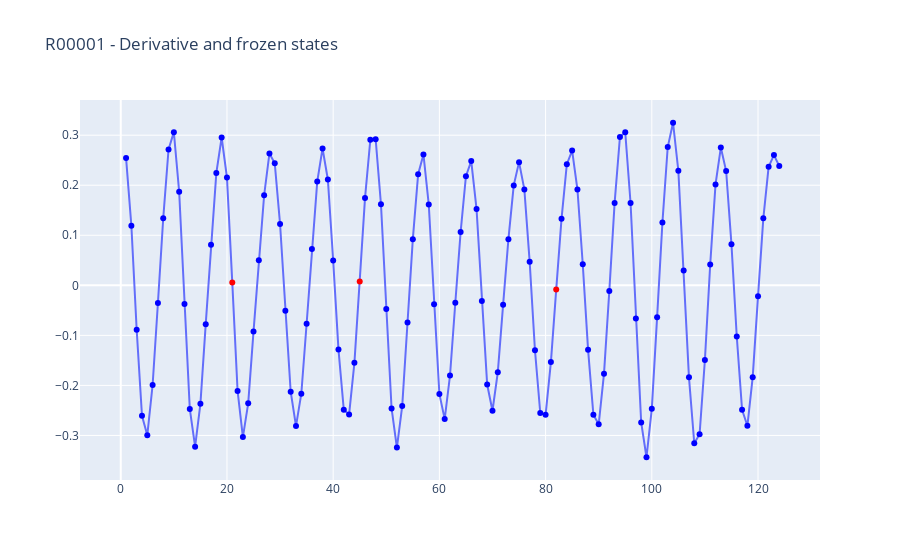

Notebook source saved alongside this figure:
### Code cell
import plotly.graph_objects as go

fig = go.Figure()
fig.add_trace(go.Scatter(x=data_pivot['frame'], y=data_pivot['dist_derivative'], mode='markers+lines', 
                         marker_color=data_pivot['frozen_state'].map({True: 'red', False: 'blue'})))

fig.update_layout(title=f'{participant.replace(".avi", "")} - Derivative and frozen states').show()

### Figure 1 — Plotly figure (JSON) as saved in the notebook; plotly's stock layout.template omitted (floating-point values rounded to 4 significant figures)
{"data": [{"marker": {"color": ["blue", "blue", "blue", "blue", "blue", "blue", "blue", "blue", "blue", "blue", "blue", "blue", "blue", "blue", "blue", "blue", "blue", "blue", "blue", "blue", "blue", "red", "blue", "blue", "blue", "blue", "blue", "blue", "blue", "blue", "blue", "blue", "blue", "blue", "blue", "blue", "blue", "blue", "blue", "blue", "blue", "blue", "blue", "blue", "blue", "red", "blue", "blue", "blue", "blue", "blue", "blue", "blue", "blue", "blue", "blue", "blue", "blue", "blue", "blue", "blue", "blue", "blue", "blue", "blue", "blue", "blue", "blue", "blue", "blue", "blue", "blue", "blue", "blue", "blue", "blue", "blue", "blue", "blue", "blue", "blue", "blue", "red", "blue", "blue", "blue", "blue", "blue", "blue", "blue", "blue", "blue", "blue", "blue", "blue", "blue", "blue", "blue", "blue", "blue", "blue", "blue", "blue", "blue", "blue", "blue", "blue", "blue", "blue", "blue", "blue", "blue", "blue", "blue", "blue", "blue", "blue", "blue", "blue", "blue", "blue", "blue", "blue", "blue", "blue"]}, "mode": "markers+lines", "type": "scatter", "x": [0, 1, 2, 3, 4, 5, 6, 7, 8, 9, 10, 11, 12, 13, 14, 15, 16, 17, 18, 19, 20, 21, 22, 23, 24, 25, 26, 27, 28, 29, 30, 31, 32, 33, 34, 35, 36, 37, 38, 39, 40, 41, 42, 43, 44, 45, 46, 47, 48, 49, 50, 51, 52, 53, 54, 55, 56, 57, 58, 59, 60, 61, 62, 63, 64, 65, 66, 67, 68, 69, 70, 71, 72, 73, 74, 75, 76, 77, 78, 79, 80, 81, 82, 83, 84, 85, 86, 87, 88, 89, 90, 91, 92, 93, 94, 95, 96, 97, 98, 99, 100, 101, 102, 103, 104, 105, 106, 107, 108, 109, 110, 111, 112, 113, 114, 115, 116, 117, 118, 119, 120, 121, 122, 123, 124], "y": [null, 0.2546, 0.119, -0.08888, -0.2608, -0.2994, -0.1992, -0.03533, 0.1339, 0.2716, 0.3061, 0.187, -0.03721, -0.247, -0.3224, -0.2368, -0.07759, 0.08119, 0.2246, 0.2954, 0.2153, 0.005792, -0.2111, -0.3033, -0.2359, -0.09251, 0.05033, 0.18, 0.2634, 0.244, 0.1224, -0.05061, -0.2126, -0.2813, -0.2166, -0.07672, 0.0725, 0.2073, 0.2735, 0.2115, 0.04961, -0.1284, -0.2486, -0.258, -0.1548, 0.007567, 0.1747, 0.2911, 0.2921, 0.1621, -0.04756, -0.2461, -0.3243, -0.2414, -0.07423, 0.09222, 0.2219, 0.2616, 0.1615, -0.038, -0.2171, -0.2674, -0.1802, -0.03492, 0.1063, 0.218, 0.2484, 0.1523, -0.0315, -0.1983, -0.2506, -0.1739, -0.03903, 0.0923, 0.1997, 0.2462, 0.1917, 0.04729, -0.1297, -0.2551, -0.2589, -0.1534, -0.008525, 0.1329, 0.2422, 0.2692, 0.1914, 0.04214, -0.1286, -0.2585, -0.2777, -0.1765, -0.01154, 0.1647, 0.2964, 0.3057, 0.1646, -0.06623, -0.2739, -0.3436, -0.2469, -0.06366, 0.1256, 0.2763, 0.3249, 0.2288, 0.02954, -0.1839, -0.3158, -0.2974, -0.1493, 0.04178, 0.2016, 0.2753, 0.2284, 0.0819, -0.1024, -0.2487, -0.2807, -0.1835, -0.02205, 0.1338, 0.2368, 0.2602, 0.2386]}], "layout": {"title": {"text": "R00001 - Derivative and frozen states"}}}
